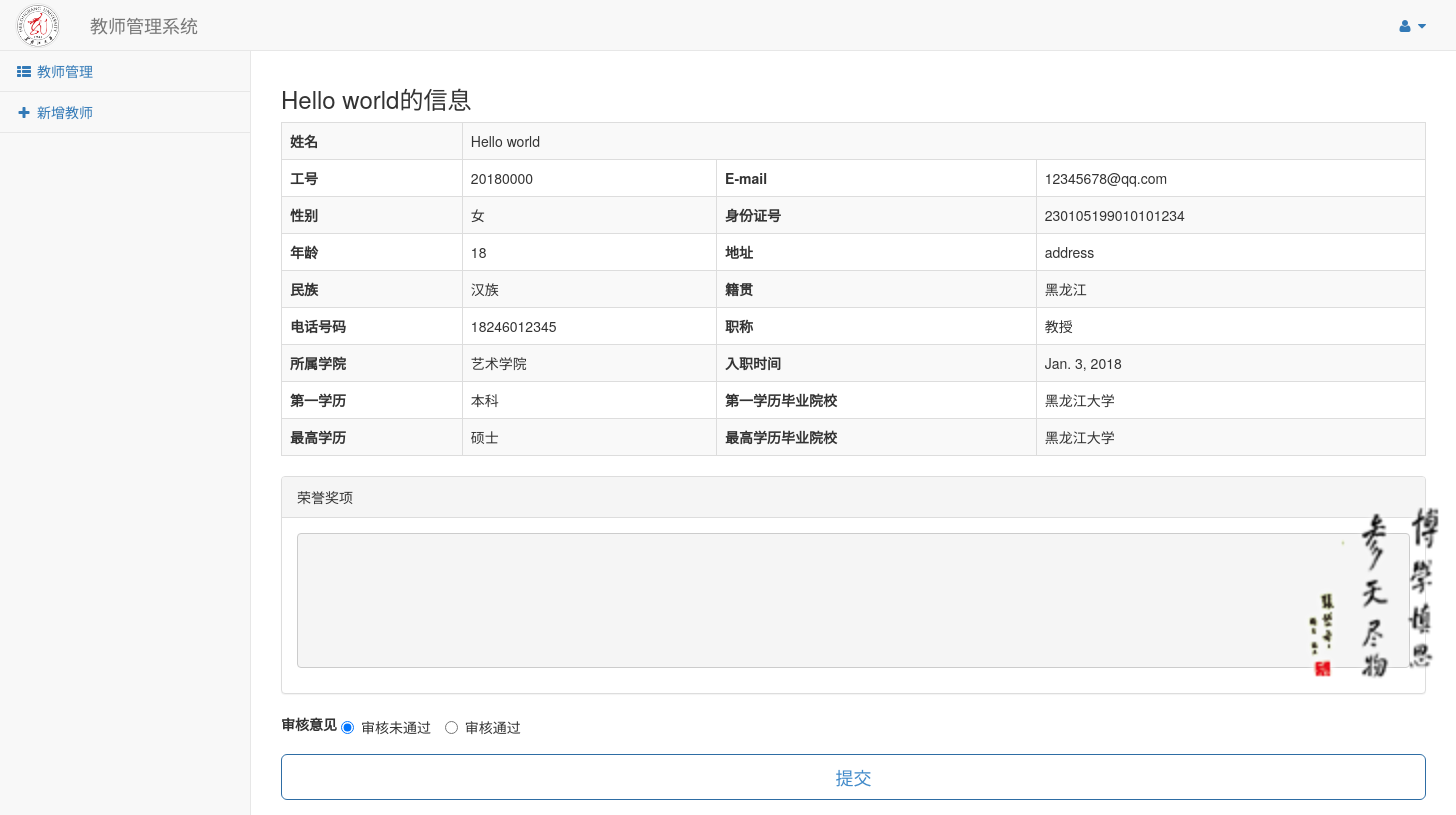
The page /teachertables/check=20180000/ on the database its author committed.
### teacher/models.py (models this page shows, shortened)
class Teacher(models.Model):
    SEX_CHOICES = (
        (0, '男'),
        (1, '女'),
    )
    COL_CHOICES = (
        (0, '中俄学院'),
        (1, '哲学学院'),
        (2, '政府管理学院'),
        (3, '经济与工商管理院'),
        (4, '法学院'),
        (5, '教育科学研究学院'),
        (6, '文学院'),
        (7, '新闻传播学院'),
        (8, '西语学院'),
        (9, '俄语学院'),
        (10, '东语学院'),
        (11, '艺术学院'),
        (12, '历史文化旅游学院'),
        (13, '数学科学学院'),
        (14, '物理科学与技术学院'),
        (15, '化学化工与材料学院'),
        (16, '生命科学学院'),
        (17, '机电工程学院'),
        (18, '电子工程学院'),
        (19, '计算机科学技术学院'),
        (20, '软件学院'),
        (21, '信息科学与技术学院'),
        (22, '建筑工程学院'),
        (23, '水利电力学院'),
        (24, '农作物研究院'),
        (25, '农业资源与环境学院'),
        (26, '信息管理学院'),
        (27, '应用外语学院'),
        (28, '俄语语言文学中心'),
        (29, '马克思主义学院'),
        (30, '国际文化教育学院'),
        (31, '满族语言文化研究中心')
    )
    TIT_CHOICES = (
        (0, '教授'),
        (1, '副教授'),
        (2, '讲师'),
        (3, '助理讲师'),
    )
    EDU_CHOICES = (
        (0,'专科'),
        (1,'本科'),
        (2,'硕士'),
        (3,'博士'),
        (4,'博士后'),
    )
    CHE_CHOICES = (
        (0, '待审核'),
        (1, '已审核'),
        (2, '审核未通过')
    )
    RAT_CHOICES = (
        (0, '未填写课时'),
        (1, 'A'),
        (2, 'B'),
        (3, 'C'),
        (4, '待评级'),
    )
    work_ID = models.IntegerField('WorkID', primary_key= True)
    name = models.CharField('Name', max_length=10)
    email = models.EmailField('Email', null= True)
    sex = models.IntegerField('Sex', choices=SEX_CHOICES,default=0)
    card_ID = models.CharField('CardID', max_length=18,default='')
    age = models.PositiveIntegerField('age',default=0)
    address = models.CharField('Addre', max_length=100,default='')
    nation = models.CharField('Nation', max_length=40, default='')
    birthplace = models.CharField('BirthPlace', max_length=100, default='')
    phonenum = models.CharField('Phone', max_length=15, default='')
    title = models.IntegerField('Title', choices=TIT_CHOICES, default= 2)
    firstedu = models.IntegerField('FirstEdu', choices=EDU_CHOICES, default=1)
    firstsch = models.CharField('FirstSch', max_length=100, default='')
    finaledu = models.IntegerField('FinalEdu', choices=EDU_CHOICES, default=1)
    finalsch = models.CharField('FinalSch', max_length=100, default='')
    honor = models.TextField('Honor', default='')
    college = models.IntegerField('College', choices=COL_CHOICES,default=0)
    entry_time = models.DateField('EntryTime',default='')
    checkstatus = models.IntegerField('CheckStu', choices=CHE_CHOICES, default=0)
    last5 = models.IntegerField('Last5', default=0)
    last4 = models.IntegerField('Last4', default=0)
    last3 = models.IntegerField('Last3', default=0)
    last2 = models.IntegerField('Last2', default=0)
    last1 = models.IntegerField('Last1', default=0)
    rate = models.IntegerField('Rate', choices=RAT_CHOICES,default=0)
    class Meta:
        ordering = ['name']

### teacher/views.py (the view)
# urls.py: url(r'^teachertables/check=(?P<teacher>\d{8})/$', views.check, name='teacher_id'),
def check(request, teacher):
    teacher_ID = int(teacher)
    user_data = models.User.objects.get(username=teacher_ID)
    teacher_data = models.Teacher.objects.get(work_ID=teacher_ID)
    if request.method == 'POST':
        checkstatus = request.POST['check']
        models.Teacher.objects.filter(work_ID=teacher_ID).update(checkstatus = checkstatus)
        response = HttpResponseRedirect('/teachertables/')
        return response
    return render(request, "Check.html",{"user_data":user_data,"teacher_data":teacher_data})

### templates/Check.html (shortened to what this page needs)
<!DOCTYPE html>
<html lang="en">
{% load staticfiles %}
<head>
    <link href="{% static '/vendor/bootstrap/css/bootstrap.min.css' %}" rel="stylesheet">
    <link href="{% static '/vendor/metisMenu/metisMenu.min.css' %}" rel="stylesheet">
    <link href="{% static '/dist/css/sb-admin-2.css' %}" rel="stylesheet">
    <link href="{% static '/vendor/morrisjs/morris.css' %}" rel="stylesheet">
    <link href="{% static '/vendor/font-awesome/css/font-awesome.min.css' %}" rel="stylesheet" type="text/css">
</head>
<body>
    <div id="wrapper">
        <nav class="navbar navbar-default navbar-static-top" role="navigation" style="margin-bottom: 0">
            <div class="navbar-header">
                <a class="navbar-brand" href="#">
                    <img alt="Brand" style="max-width:100px;margin-top:-12px;" src="{% static '/picture/logo.png' %}" width="45" height="45">
                </a>
                <a class="navbar-brand" href="http://127.0.0.1:8000/dean/">教师管理系统</a>
            </div>
            <ul class="nav navbar-top-links navbar-right">
                <li class="dropdown">
                    <a class="dropdown-toggle" data-toggle="dropdown" href="#">
                        <i class="fa fa-user fa-fw"></i> <i class="fa fa-caret-down"></i>
                    </a>
                </li>
            </ul>
            <div class="navbar-default sidebar" role="navigation">
                <div class="sidebar-nav navbar-collapse">
                    <ul class="nav" id="side-menu">
                        <li>
                            <a href="http://127.0.0.1:8000/teachertables/"><i class="fa fa-th-list fa-fw"></i> 教师管理</a>
                        </li>
                        <li>
                            <a href="http://127.0.0.1:8000/teacherform/"><i class="fa fa-plus fa-fw"></i> 新增教师</a>
                        </li>
                    </ul>
                </div>
            </div>
        </nav>
        <div id="page-wrapper">
            <div class="row">
                <div class="panel-body">
                    <h3>{{ teacher_data.name }}的信息</h3>
                    <div class="table-responsive">
                                <table class="table table-bordered table-striped">
                                    <tbody>
                                        <tr>
                                            <th>姓名</th>
                                            <td colspan="4">{{ teacher_data.name }}</td>
                                        </tr>
                                        <tr>
                                            <th>工号</th>
                                            <td>{{ teacher_data.work_ID }}</td>
                                            <th>E-mail</th>
                                            <td colspan="2">{{ teacher_data.email }}</td>
                                        </tr>
                                        <tr>
                                            <th>性别</th>
                                            <td>{{ teacher_data.get_sex_display }}</td>
                                            <th>身份证号</th>
                                            <td colspan="2">{{ teacher_data.card_ID }}</td>
                                        </tr>
                                        <tr>
                                            <th>年龄</th>
                                            <td>{{ teacher_data.age }}</td>
                                            <th>地址</th>
                                            <td colspan="2">{{ teacher_data.address }}</td>
                                        </tr>
                                        <tr>
                                            <th>民族</th>
                                            <td>{{ teacher_data.nation }}</td>
                                            <th>籍贯</th>
                                            <td colspan="2">{{ teacher_data.birthplace }}</td>
                                        </tr>
                                        <tr>
                                            <th>电话号码</th>
                                            <td>{{ teacher_data.phonenum }}</td>
                                            <th>职称</th>
                                            <td colspan="2">{{ teacher_data.get_title_display }}</td>
                                        </tr>
                                        <tr>
                                            <th>所属学院</th>
                                            <td>{{ teacher_data.get_college_display }}</td>
                                            <th>入职时间</th>
                                            <td colspan="2">{{ teacher_data.entry_time }}</td>
                                        </tr>
                                        <tr>
                                            <th>第一学历</th>
                                            <td>{{ teacher_data.get_firstedu_display }}</td>
                                            <th>第一学历毕业院校</th>
                                            <td colspan="2">{{ teacher_data.firstsch }}</td>
                                        </tr>
                                        <tr>
                                            <th>最高学历</th>
                                            <td>{{ teacher_data.get_finaledu_display }}</td>
                                            <th>最高学历毕业院校</th>
                                            <td colspan="2">{{ teacher_data.finalsch }}</td>
                                        </tr>
                                    </tbody>
                                </table>
                            </div>
                        <div class="col-lg-14">
                            <div class="panel panel-default">
                                <div class="panel-heading">荣誉奖项</div>
                                <div class="panel-body">
                                    <pre class="panel-body">
                                    </pre>
                                </div>
                            </div>
                        </div>
                    <form method="post">
                        <div class="form-group">
                            <label>审核意见</label>
                            <label class="radio-inline">
                                <input type="radio" name="check" id="optionsRadiosInline1" value="2" checked>审核未通过
                            </label>
                            <label class="radio-inline">
                                <input type="radio" name="check" id="optionsRadiosInline2" value="1" >审核通过
                            </label>
                        </div>
                        <button type="submit" class="btn btn-outline btn-primary btn-lg btn-block">提交</button>
                    </form>
                </div>
            </div>
            <img src="{% static '/picture/tc.png' %}" width="146" height="186" style="position:absolute; left:1300px; top:500px; ">
    </div>
</body>
</html>

### rows shown on the page
Teacher: name "Hello world", work_ID "20180000", email "12345678@qq.com", sex "女", card_ID "230105199010101234", age "18", address "address", nation "汉族", birthplace "黑龙江", phonenum "18246012345", title "教授", college "艺术学院", entry_time "Jan. 3, 2018", firstedu "本科", firstsch "黑龙江大学", finaledu "硕士", finalsch "黑龙江大学"
